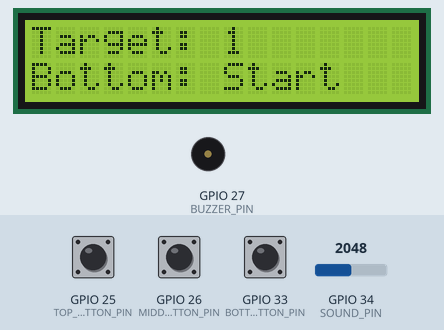
Recording of a sketch running on a simulated ESP32. On the bench: 16×2 character LCD, buzzer (waves = sounding, pin HIGH). The inputs (shaded band) are chosen by the test bench; at power-on: GPIO 33 (BOTTOM_BUTTON_PIN) HIGH, GPIO 25 (TOP_BUTTON_PIN) HIGH, GPIO 26 (MIDDLE_BUTTON_PIN) HIGH, GPIO 34 (SOUND_PIN) = 2048 (analog values on the 0–4095 scale). WiFi joins after 1.5 s; servers stay silent unless stated; uploads are accepted with an empty reply; the local clock reads 2024-03-15 10:24:30 at power-on unless the sketch sets it; storage starts empty; random numbers use the default seed unless the sketch sets one; EEPROM starts erased; what the sketch prints to the serial monitor is not drawn.

Above: at 1.6 s.
1.7 s: GPIO 33 (BOTTOM_BUTTON_PIN) pulled LOW for 0.15 s
At 2.3 s:
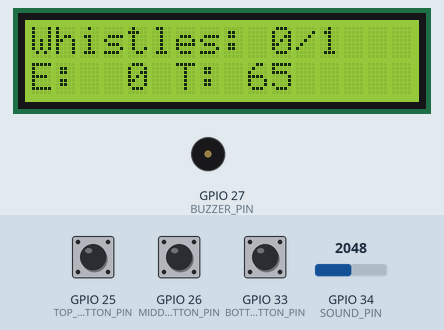
3.4 s: GPIO 33 (BOTTOM_BUTTON_PIN) pulled LOW for 3.2 s
At 5.4 s:
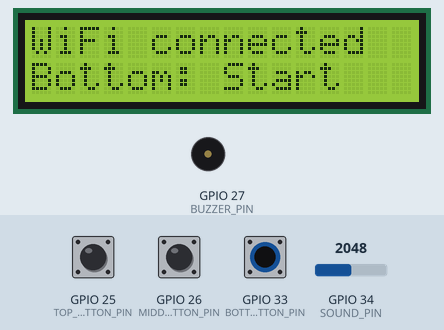
8.1 s: GPIO 25 (TOP_BUTTON_PIN) pulled LOW for 3.2 s
At 10.2 s:
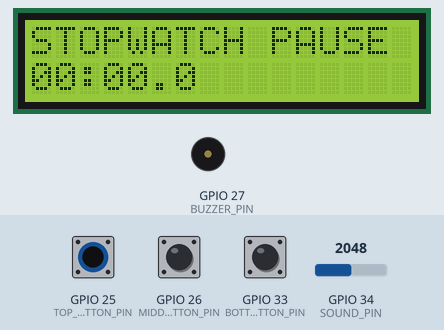
12.8 s: GPIO 25 (TOP_BUTTON_PIN) pulled LOW for 0.15 s
At 13.13 s:
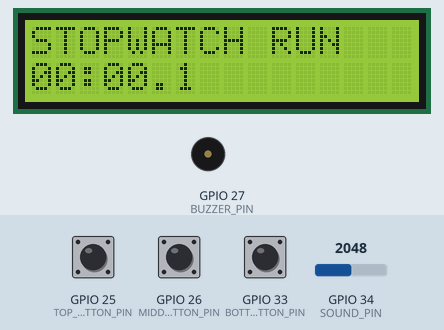
13.5 s: GPIO 26 (MIDDLE_BUTTON_PIN) pulled LOW for 0.15 s
At 13.73 s:
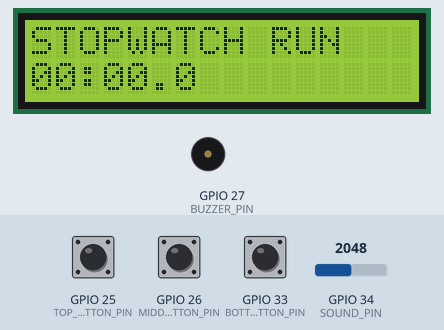
14.2 s: GPIO 26 (MIDDLE_BUTTON_PIN) pulled LOW for 1 s
At 14.43 s:
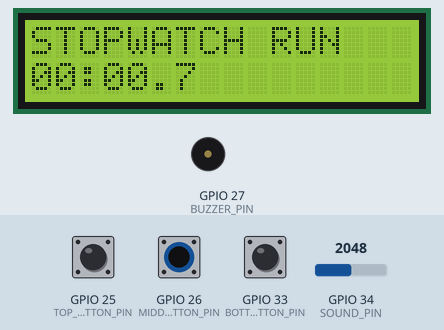
Timing chart, 0 to 16.8 s (numbered marks = the images above; inputs shaded):
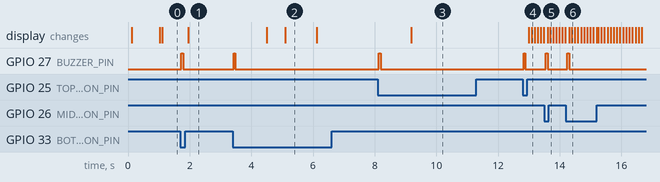

The sketch:

Whistle_counter_esp32_wifi_multimode.ino
```cpp
/*
  ESP32 DevKit multi-mode whistle counter with durable Wi-Fi event outbox.
  AO: GPIO34; LCD SDA/SCL: GPIO21/22; buttons: GPIO25/26/33 to GND;
  active buzzer: GPIO27. All signal levels must be ESP32-compatible.
  See ../../README.md for HTTPS server and installable phone app setup.
*/

#include "Button.h"
#include "Config.h"
#include "Display.h"
#include "SettingsStore.h"
#include "WhistleDetector.h"
#include "NetworkNotifier.h"

enum class AppMode : uint8_t {
  HOME,
  LISTENING,
  THRESHOLD_SETTINGS,
  WHISTLE_ALARM,
  STOPWATCH,
  TIMER
};

enum ButtonId : uint8_t { TOP = 0, MIDDLE = 1, BOTTOM = 2 };

Button buttons[] = {
    Button(Config::TOP_BUTTON_PIN),
    Button(Config::MIDDLE_BUTTON_PIN),
    Button(Config::BOTTOM_BUTTON_PIN),
};

Display display;
SettingsStore settingsStore;
WhistleDetector whistleDetector;

AppMode mode = AppMode::HOME;
uint16_t targetWhistles = 1;
uint16_t countedWhistles = 0;
uint16_t whistleThreshold = Config::DEFAULT_START_THRESHOLD;
bool thresholdDirty = false;

// Stopwatch stores completed time separately from its current running slice,
// allowing pause/resume without losing any time.
uint32_t stopwatchAccumulatedMs = 0;
uint32_t stopwatchStartedAt = 0;
bool stopwatchRunning = false;

// The timer counts down in seconds.  It starts paused, with one minute ready.
uint32_t timerRemainingSeconds = Config::DEFAULT_TIMER_MINUTES * 60UL;
uint32_t timerLastTickAt = 0;
bool timerRunning = false;
bool timerTimeUp = false;

// A button that has dismissed an alarm ignores its hold/release events.  Thus,
// holding Top to silence an alarm cannot accidentally open Stopwatch mode.
bool ignoreUntilRelease[3] = {false, false, false};

uint32_t feedbackBeepStartedAt = 0;
bool feedbackBeepActive = false;
uint32_t startupScreenStartedAt = 0;
uint32_t lastDisplayUpdateAt = 0;

void render(bool force = false);

void requestFeedbackBeep() {
  feedbackBeepActive = true;
  feedbackBeepStartedAt = millis();
}

void goHome(bool resetTarget) {
  mode = AppMode::HOME;
  countedWhistles = 0;
  whistleDetector.reset();
  if (resetTarget) targetWhistles = 1;
  render(true);
}

void beginListening() {
  mode = AppMode::LISTENING;
  countedWhistles = 0;
  whistleDetector.reset();
  NetworkNotifier::startSession();
  NetworkNotifier::publish("session_started", 0, targetWhistles);
  Serial.printf("Listening: target=%u threshold=%u\n", targetWhistles, whistleThreshold);
  render(true);
}

void enterThresholdSettings() {
  mode = AppMode::THRESHOLD_SETTINGS;
  thresholdDirty = false;
  render(true);
}

void leaveThresholdSettings() {
  // This is the only normal EEPROM-write location in the whole sketch.
  if (thresholdDirty && settingsStore.saveThreshold(whistleThreshold)) {
    thresholdDirty = false;
  }
  goHome(false);
}

uint32_t stopwatchElapsedMs() {
  if (!stopwatchRunning) return stopwatchAccumulatedMs;
  return stopwatchAccumulatedMs + (millis() - stopwatchStartedAt);
}

void toggleStopwatch() {
  if (stopwatchRunning) {
    stopwatchAccumulatedMs = stopwatchElapsedMs();
    stopwatchRunning = false;
  } else {
    stopwatchStartedAt = millis();
    stopwatchRunning = true;
  }
}

void resetStopwatch() {
  stopwatchAccumulatedMs = 0;
  if (stopwatchRunning) stopwatchStartedAt = millis();
}

void adjustTimerMinutes(int8_t direction) {
  // Adjusting while running changes the remaining time immediately, which is
  // useful when the user needs to add or remove one minute mid-countdown.
  if (direction > 0 && timerRemainingSeconds <=
                           (Config::MAX_TIMER_MINUTES - 1UL) * 60UL) {
    timerRemainingSeconds += 60;
  } else if (direction < 0) {
    timerRemainingSeconds = timerRemainingSeconds >= 60
                                ? timerRemainingSeconds - 60
                                : 0;
  }
  timerTimeUp = false;
  if (timerRunning) timerLastTickAt = millis();
}

void toggleTimer() {
  if (timerTimeUp) {
    // The first Bottom press after time-up simply acknowledges the alarm.
    timerTimeUp = false;
    return;
  }
  if (timerRemainingSeconds == 0) return;
  timerRunning = !timerRunning;
  timerLastTickAt = millis();
}

void enterStopwatch() {
  mode = AppMode::STOPWATCH;
  render(true);
}

void enterTimer() {
  mode = AppMode::TIMER;
  render(true);
}

void serviceTimer() {
  if (mode != AppMode::TIMER || !timerRunning) return;

  const uint32_t now = millis();
  const uint32_t elapsedSeconds = (now - timerLastTickAt) / 1000UL;
  if (elapsedSeconds == 0) return;

  timerLastTickAt += elapsedSeconds * 1000UL;
  if (elapsedSeconds >= timerRemainingSeconds) {
    timerRemainingSeconds = 0;
    timerRunning = false;
    timerTimeUp = true;
    Serial.println("Timer reached zero.");
    NetworkNotifier::publish("timer_completed", countedWhistles, targetWhistles);
  } else {
    timerRemainingSeconds -= elapsedSeconds;
  }
}

void serviceWhistleCounter() {
  if (mode != AppMode::LISTENING) return;
  if (!whistleDetector.update(whistleThreshold)) return;

  ++countedWhistles;
  NetworkNotifier::publish("whistle", countedWhistles, targetWhistles);
  Serial.printf("Whistle %u/%u\n", countedWhistles, targetWhistles);
  if (countedWhistles >= targetWhistles) {
    countedWhistles = targetWhistles;
    mode = AppMode::WHISTLE_ALARM;
    feedbackBeepActive = false;
    Serial.println("Whistle target reached.");
    NetworkNotifier::publish("completed", countedWhistles, targetWhistles);
  }
  render(true);
}

void serviceBuzzer() {
  const uint32_t now = millis();
  const bool alertActive = mode == AppMode::WHISTLE_ALARM ||
                           (mode == AppMode::TIMER && timerTimeUp);

  if (alertActive) {
    // 500 ms ON, 500 ms OFF for both the whistle completion and timer alert.
    const bool on = (now / Config::ALARM_INTERVAL_MS) % 2 == 0;
    digitalWrite(Config::BUZZER_PIN, on ? HIGH : LOW);
  } else if (feedbackBeepActive &&
             now - feedbackBeepStartedAt < Config::FEEDBACK_BEEP_MS) {
    digitalWrite(Config::BUZZER_PIN, HIGH);
  } else {
    feedbackBeepActive = false;
    digitalWrite(Config::BUZZER_PIN, LOW);
  }
}

void handleLongPress(ButtonId id) {
  if (mode == AppMode::HOME) {
    if (id == TOP) enterStopwatch();
    if (id == MIDDLE) enterTimer();
    // Bottom keeps its original whistle-counter role: a one-second hold opens
    // the threshold screen.  Its short-release action still starts listening.
    if (id == BOTTOM) enterThresholdSettings();
  } else if (mode == AppMode::LISTENING && id == BOTTOM) {
    // Cancel a listening session but retain the chosen target number.
    NetworkNotifier::publish("cancelled", countedWhistles, targetWhistles);
    goHome(false);
  } else if (mode == AppMode::THRESHOLD_SETTINGS && id == BOTTOM) {
    leaveThresholdSettings();
  } else if ((mode == AppMode::STOPWATCH || mode == AppMode::TIMER) && id == TOP) {
    // Utility modes always return to the regular whistle-counter Home screen.
    goHome(false);
  }
}

void handleShortRelease(ButtonId id) {
  switch (mode) {
    case AppMode::HOME:
      if (id == TOP && targetWhistles < 999) ++targetWhistles;
      if (id == MIDDLE && targetWhistles > 1) --targetWhistles;
      if (id == BOTTOM) beginListening();
      break;

    case AppMode::THRESHOLD_SETTINGS:
      if (id == TOP && whistleThreshold + Config::THRESHOLD_STEP <=
                           Config::MAX_START_THRESHOLD) {
        whistleThreshold += Config::THRESHOLD_STEP;
        thresholdDirty = true;
      }
      if (id == MIDDLE && whistleThreshold >=
                              Config::MIN_START_THRESHOLD + Config::THRESHOLD_STEP) {
        whistleThreshold -= Config::THRESHOLD_STEP;
        thresholdDirty = true;
      }
      break;

    case AppMode::STOPWATCH:
      if (id == TOP) toggleStopwatch();
      if (id == MIDDLE) resetStopwatch();
      break;

    case AppMode::TIMER:
      if (id == TOP) adjustTimerMinutes(+1);
      if (id == MIDDLE) adjustTimerMinutes(-1);
      if (id == BOTTOM) toggleTimer();
      break;

    case AppMode::LISTENING:
    case AppMode::WHISTLE_ALARM:
      // Listening has no short button actions; the bottom long press cancels.
      break;
  }
  render(true);
}

void handleButtonEvent(ButtonId id, ButtonEvent event) {
  if (event == ButtonEvent::NONE) return;

  if (event == ButtonEvent::PRESSED) {
    requestFeedbackBeep();

    if (mode == AppMode::WHISTLE_ALARM) {
      // Any press resets the whistle alarm to a clean target of one.
      goHome(true);
      ignoreUntilRelease[id] = true;
    } else if (mode == AppMode::TIMER && timerTimeUp) {
      // Any press silences a completed timer without changing its time.
      timerTimeUp = false;
      ignoreUntilRelease[id] = true;
      render(true);
    }
    return;
  }

  if (ignoreUntilRelease[id]) {
    if (event == ButtonEvent::RELEASED_SHORT || event == ButtonEvent::RELEASED_LONG) {
      ignoreUntilRelease[id] = false;
    }
    return;
  }

  if (event == ButtonEvent::LONG_PRESSED) {
    handleLongPress(id);
  } else if (event == ButtonEvent::RELEASED_SHORT) {
    handleShortRelease(id);
  }
}

void render(bool force) {
  const uint32_t now = millis();
  if (!force && now - lastDisplayUpdateAt < Config::LCD_REFRESH_MS) return;
  lastDisplayUpdateAt = now;

  if (now - startupScreenStartedAt < Config::STARTUP_SCREEN_MS) {
    display.showSplash();
    return;
  }

  switch (mode) {
    case AppMode::HOME:
      if (now % 5000 < 1000) {
        display.showNetworkStatus(NetworkNotifier::wifiConnected(), NetworkNotifier::deliveryFault());
      } else {
        display.showHome(targetWhistles);
      }
      break;
    case AppMode::LISTENING:
      display.showListening(countedWhistles, targetWhistles,
                            whistleDetector.filteredEnvelope(), whistleThreshold);
      break;
    case AppMode::THRESHOLD_SETTINGS:
      display.showThresholdSettings(whistleThreshold);
      break;
    case AppMode::WHISTLE_ALARM:
      display.showWhistleAlarm(countedWhistles, targetWhistles,
                               (now / Config::ALARM_INTERVAL_MS) % 2 == 0);
      break;
    case AppMode::STOPWATCH:
      display.showStopwatch(stopwatchElapsedMs(), stopwatchRunning);
      break;
    case AppMode::TIMER:
      display.showTimer(timerRemainingSeconds, timerRunning, timerTimeUp);
      break;
  }
}

void setup() {
  Serial.begin(115200);
  Serial.println();
  Serial.println("Multi-mode whistle counter booting.");

  pinMode(Config::BUZZER_PIN, OUTPUT);
  digitalWrite(Config::BUZZER_PIN, LOW);
  for (Button &button : buttons) button.begin();

  display.begin();
  whistleThreshold = settingsStore.loadThreshold();
  pinMode(Config::SOUND_PIN, INPUT);
  analogReadResolution(10);
  analogSetPinAttenuation(Config::SOUND_PIN, ADC_11db);
  whistleDetector.begin();
  NetworkNotifier::begin();
  startupScreenStartedAt = millis();
  render(true);
}

void loop() {
  const uint32_t now = millis();
  for (uint8_t i = 0; i < 3; ++i) {
    handleButtonEvent(static_cast<ButtonId>(i), buttons[i].update(now));
  }

  serviceWhistleCounter();
  serviceTimer();
  serviceBuzzer();
  render(false);
  static const char *modeNames[] = {"home", "listening", "settings", "alarm", "stopwatch", "timer"};
  NetworkNotifier::setState(modeNames[static_cast<uint8_t>(mode)], countedWhistles, targetWhistles);
  // Allow the network task and idle watchdog to run between sampling passes.
  delay(1);
}
```

Button.cpp
```cpp
#include "Button.h"

#include "Config.h"

Button::Button(uint8_t pin) : pin_(pin) {}

void Button::begin() {
  // Each button is wired from its pin to GND.  The internal pull-up holds the
  // pin HIGH when released, so a pressed button reads LOW.
  pinMode(pin_, INPUT_PULLUP);
  rawPressed_ = digitalRead(pin_) == LOW;
  stablePressed_ = rawPressed_;
  rawChangedAt_ = millis();
}

ButtonEvent Button::update(uint32_t now) {
  const bool rawPressedNow = digitalRead(pin_) == LOW;
  if (rawPressedNow != rawPressed_) {
    rawPressed_ = rawPressedNow;
    rawChangedAt_ = now;
  }

  if (rawPressed_ != stablePressed_ &&
      now - rawChangedAt_ >= Config::BUTTON_DEBOUNCE_MS) {
    stablePressed_ = rawPressed_;
    if (stablePressed_) {
      pressedAt_ = now;
      longPressReported_ = false;
      return ButtonEvent::PRESSED;
    }

    return longPressReported_ ? ButtonEvent::RELEASED_LONG
                              : ButtonEvent::RELEASED_SHORT;
  }

  if (stablePressed_ && !longPressReported_ &&
      now - pressedAt_ >= Config::LONG_PRESS_MS) {
    longPressReported_ = true;
    return ButtonEvent::LONG_PRESSED;
  }

  return ButtonEvent::NONE;
}
```

Button.h
```cpp
#pragma once

#include <Arduino.h>

// A released-short event means the button was released before LONG_PRESS_MS.
// Separating it from RELEASED_LONG prevents a long press from also performing
// the short-press action when the user finally releases the button.
enum class ButtonEvent : uint8_t {
  NONE,
  PRESSED,
  LONG_PRESSED,
  RELEASED_SHORT,
  RELEASED_LONG
};

class Button {
 public:
  explicit Button(uint8_t pin);

  void begin();
  ButtonEvent update(uint32_t now);

 private:
  uint8_t pin_;
  bool rawPressed_ = false;
  bool stablePressed_ = false;
  bool longPressReported_ = false;
  uint32_t rawChangedAt_ = 0;
  uint32_t pressedAt_ = 0;
};
```

Display.cpp
```cpp
#include "Display.h"

#include <Wire.h>

#include "Config.h"

namespace {
void formatStopwatch(uint32_t elapsedMs, char *out, size_t length) {
  const uint16_t tenths = (elapsedMs / 100) % 10;
  const uint32_t totalSeconds = elapsedMs / 1000;
  const uint16_t minutes = totalSeconds / 60;
  const uint16_t seconds = totalSeconds % 60;
  snprintf(out, length, "%02u:%02u.%u", minutes, seconds, tenths);
}

void formatTimer(uint32_t remainingSeconds, char *out, size_t length) {
  const uint16_t minutes = remainingSeconds / 60;
  const uint16_t seconds = remainingSeconds % 60;
  snprintf(out, length, "%03u:%02u", minutes, seconds);
}
} // namespace

void Display::begin() {
  Wire.begin(Config::LCD_SDA_PIN, Config::LCD_SCL_PIN);
  lcd_.init();
  lcd_.backlight();
  lcd_.clear();
}

void Display::showLines(const char *first, const char *second) {
  char firstLine[17];
  char secondLine[17];
  snprintf(firstLine, sizeof(firstLine), "%-16.16s", first);
  snprintf(secondLine, sizeof(secondLine), "%-16.16s", second);

  if (strcmp(firstLine, previousFirst_) != 0) {
    lcd_.setCursor(0, 0);
    lcd_.print(firstLine);
    strcpy(previousFirst_, firstLine);
  }
  if (strcmp(secondLine, previousSecond_) != 0) {
    lcd_.setCursor(0, 1);
    lcd_.print(secondLine);
    strcpy(previousSecond_, secondLine);
  }
}

void Display::showSplash() {
  showLines("Whistle Counter", "Starting...");
}

void Display::showHome(uint16_t target) {
  char line[20];
  snprintf(line, sizeof(line), "Target: %u", target);
  showLines(line, "Bottom: Start");
}

void Display::showNetworkStatus(bool connected, bool deliveryFault) {
  showLines(connected ? "WiFi connected" : "WiFi connecting",
            deliveryFault ? "Push config/error" : "Bottom: Start");
}

void Display::showListening(uint16_t count, uint16_t target,
                            uint16_t envelope, uint16_t threshold) {
  char first[32];
  char second[32];
  snprintf(first, sizeof(first), "Whistles: %u/%u", count, target);
  snprintf(second, sizeof(second), "E:%3u T:%3u", envelope, threshold);
  showLines(first, second);
}

void Display::showThresholdSettings(uint16_t threshold) {
  char line[32];
  snprintf(line, sizeof(line), "T:%u  +/- 3", threshold);
  showLines("Set threshold", line);
}

void Display::showWhistleAlarm(uint16_t count, uint16_t target, bool visible) {
  if (!visible) {
    showLines("", "");
    return;
  }
  char line[32];
  snprintf(line, sizeof(line), "%u/%u whistles", count, target);
  showLines(line, "COMPLETED");
}

void Display::showStopwatch(uint32_t elapsedMs, bool running) {
  char line[20];
  formatStopwatch(elapsedMs, line, sizeof(line));
  showLines(running ? "STOPWATCH RUN" : "STOPWATCH PAUSE", line);
}

void Display::showTimer(uint32_t remainingSeconds, bool running, bool timeUp) {
  char line[20];
  formatTimer(remainingSeconds, line, sizeof(line));
  if (timeUp) {
    showLines("TIMER: TIME UP", line);
  } else {
    showLines(running ? "TIMER RUN" : "TIMER PAUSE", line);
  }
}
```

Display.h
```cpp
#pragma once

#include <Arduino.h>
#include <LiquidCrystal_I2C.h>

#include "Config.h"

// Keeps all LCD formatting in one place.  It also remembers the previous two
// lines, avoiding unnecessary I2C traffic and visible display flicker.
class Display {
 public:
  void begin();
  void showSplash();
  void showHome(uint16_t target);
  void showNetworkStatus(bool connected, bool deliveryFault);
  void showListening(uint16_t count, uint16_t target, uint16_t envelope,
                     uint16_t threshold);
  void showThresholdSettings(uint16_t threshold);
  void showWhistleAlarm(uint16_t count, uint16_t target, bool visible);
  void showStopwatch(uint32_t elapsedMs, bool running);
  void showTimer(uint32_t remainingSeconds, bool running, bool timeUp);

 private:
  void showLines(const char *first, const char *second);

  LiquidCrystal_I2C lcd_{Config::LCD_ADDRESS, 16, 2};
  char previousFirst_[17] = "";
  char previousSecond_[17] = "";
};
```

NetworkNotifier.h
```cpp
#pragma once
#include <Arduino.h>

#if !defined(ARDUINO_ARCH_ESP32)
#error "This Wi-Fi sketch requires ESP32. Install esp32 by Espressif Systems 2.0.17 in Boards Manager and select ESP32 Dev Module (not NodeMCU/ESP8266)."
#endif

// HTTPS runs in a FreeRTOS task; detector sampling never waits for the network.
// Event files survive reboots. Heartbeats always describe the live boot, never
// an old queued session. This is one device per backend instance.
namespace NetworkNotifier {
void begin();
void setState(const char *mode, uint16_t count, uint16_t target);
void startSession();
bool publish(const char *type, uint16_t count, uint16_t target);
bool deliveryFault();
bool wifiConnected();
}
```

WiFiSecrets.example.h
```cpp
#pragma once
// Copy to WiFiSecrets.h (ignored by Git), then enter your 2.4 GHz Wi-Fi details.
constexpr char WIFI_SSID[] = "YOUR_WIFI_NAME";
constexpr char WIFI_PASSWORD[] = "YOUR_WIFI_PASSWORD";
```

Source omitted: NetworkNotifier.cpp (8048 bytes), WhistleDetector.cpp (2683 bytes), WhistleDetector.h (774 bytes), Config.h (1907 bytes), ServerConfig.example.h (461 bytes), SettingsStore.cpp (1352 bytes), SettingsStore.h (293 bytes)

Measured:
- after the input at 1.7 s, GPIO 27 (BUZZER_PIN): LOW → HIGH at once, → LOW 0.06 s later; the display: changes after 0.25 s (image 1)
- after the input at 3.4 s, GPIO 27 (BUZZER_PIN): LOW → HIGH at once, → LOW 0.05 s later; the display: first changes after 1.1 s (image 2 shows a later state)
- after the input at 8.1 s, GPIO 27 (BUZZER_PIN): LOW → HIGH at once, → LOW 0.06 s later
- after the input at 12.8 s, GPIO 27 (BUZZER_PIN): LOW → HIGH at once, → LOW 0.06 s later; the display: first changes after 0.19 s (image 4 shows a later state)
- after the input at 13.5 s, GPIO 27 (BUZZER_PIN): LOW → HIGH at once, → LOW 0.07 s later
- after the input at 14.2 s, GPIO 27 (BUZZER_PIN): LOW → HIGH at once, → LOW 0.07 s later
- what the display in image 2 shows lasts 1.0 s, from 5.1 s to 6.1 s
